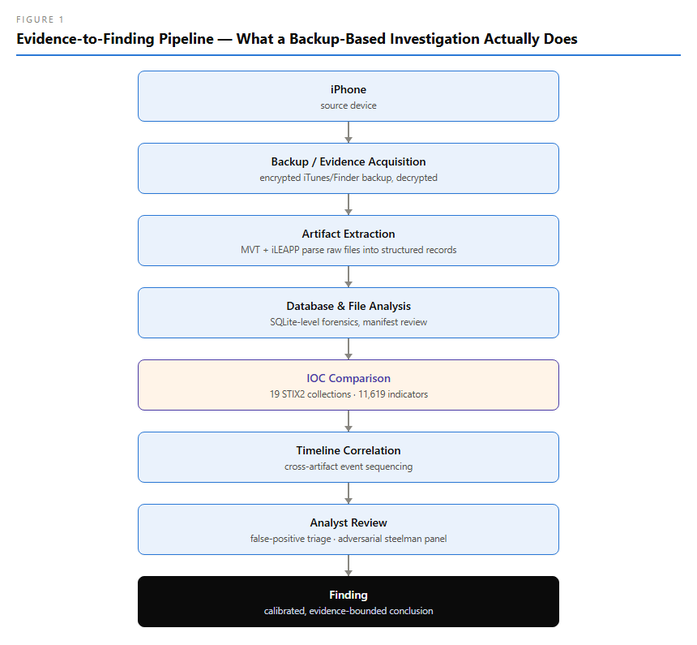
#> input picture build/figures/fig1-backup-architecture.png, 697 x 645 px, shrunk from 860 x 795 before the run; its folder holds 4 pictures in this run
$ python crop_figures.py
#> lines starting #> are read from the running program, lines starting #| are printed output that depends on the picture
import glob
import os
from PIL import Image, ImageChops

FIG_DIR = os.path.join(os.path.dirname(__file__), "figures")
PAD = 20

for path in glob.glob(os.path.join(FIG_DIR, "fig*.png")):
    im = Image.open(path).convert("RGB")
#> im is the input picture: PIL image 697x645 RGB; mean R, G, B 231.4, 234.1, 237.7
    bg = Image.new("RGB", im.size, (255, 255, 255))
#> bg: PIL image 697x645 RGB; every value is 255
    diff = ImageChops.difference(im, bg)
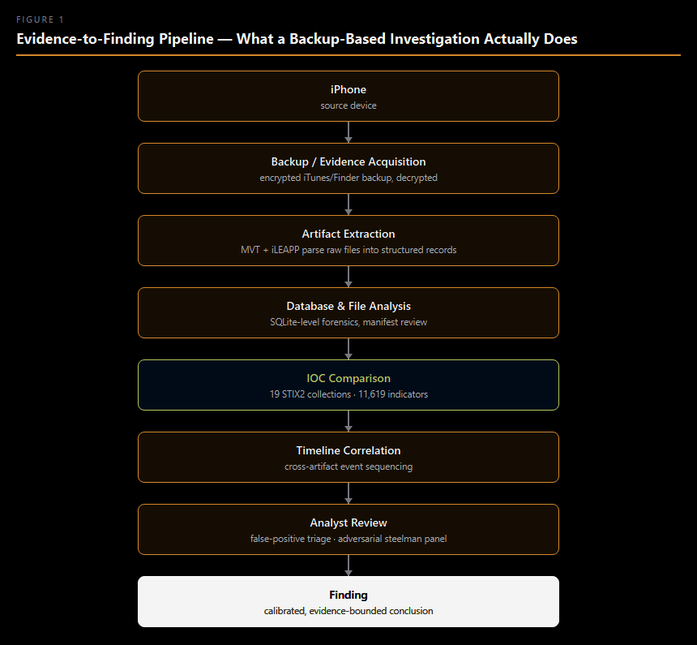
#> diff: PIL image 697x645 RGB; mean R, G, B 23.6, 20.9, 17.3
    bbox = diff.getbbox()
#> bbox = (14, 14, 683, 630)
    if not bbox:
        print("skip (blank):", path)
        continue
    left, top, right, bottom = bbox
#> left = 14; top = 14; right = 683; bottom = 630
    left = max(0, left - PAD)
#> left = 0
    top = max(0, top - PAD)
#> top = 0
    right = min(im.width, right + PAD)
#> right = 697
    bottom = min(im.height, bottom + PAD)
#> bottom = 645
    cropped = im.crop((left, top, right, bottom))
    cropped.save(path)
    print(os.path.basename(path), "->", cropped.size)
#| fig1-backup-architecture.png -> (697, 645)
#> pass 2 of the loop `for path in glob.glob(os.path.join(FIG_DIR, "fig*.png")):`:
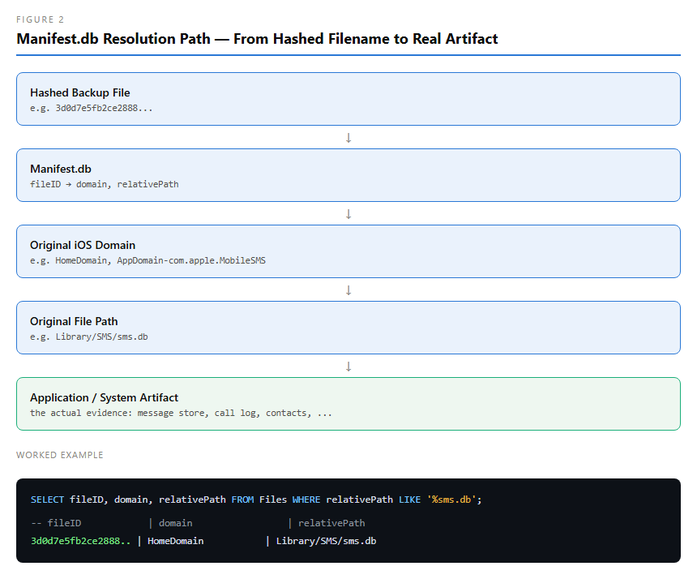
#> input picture build/figures/fig2-manifest-mapping.png, 697 x 579 px, shrunk from 860 x 714 before the run
#> im is the input picture: PIL image 697x579 RGB; mean R, G, B 206.8, 212.5, 217.3
#> bg: PIL image 697x579 RGB; every value is 255
#> `diff = ImageChops.difference(im, bg)`:
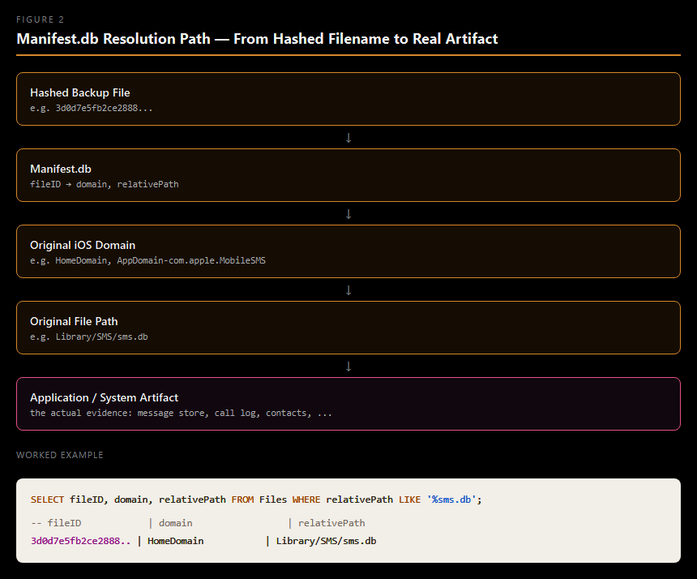
#> diff: PIL image 697x579 RGB; mean R, G, B 48.2, 42.5, 37.7
#> bbox = (14, 14, 683, 565)
#> `left, top, right, bottom = bbox`: left = 14; right = 683; bottom = 565
#> `left = max(0, left - PAD)`: left = 0
#> `right = min(im.width, right + PAD)`: right = 697
#> `bottom = min(im.height, bottom + PAD)`: bottom = 579
#| fig2-manifest-mapping.png -> (697, 579)
#> pass 3 of the loop `for path in glob.glob(os.path.join(FIG_DIR, "fig*.png")):`:
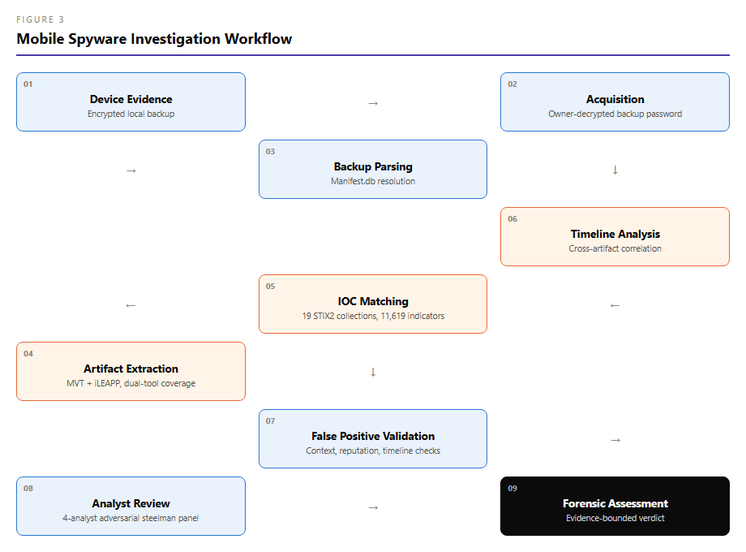
#> input picture build/figures/fig3-workflow-pipeline.png, 746 x 552 px, shrunk from 920 x 680 before the run
#> im is the input picture: PIL image 746x552 RGB; mean R, G, B 239.1, 239.3, 240.4
#> bg: PIL image 746x552 RGB; every value is 255
#> `diff = ImageChops.difference(im, bg)`:
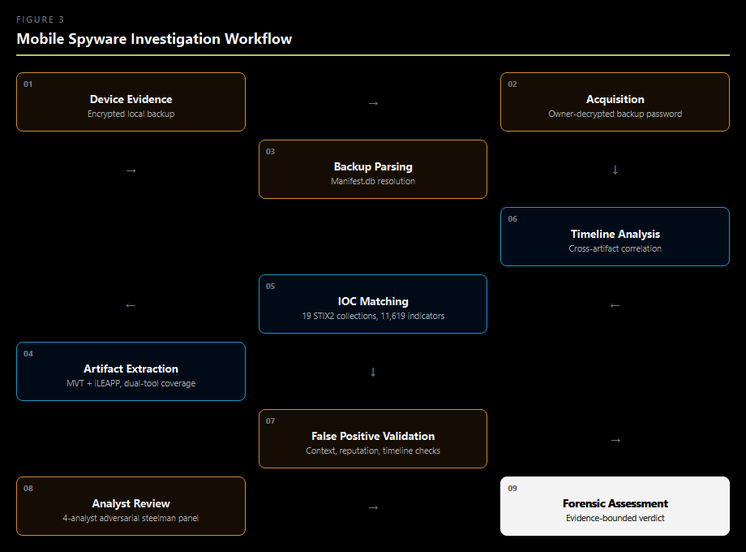
#> diff: PIL image 746x552 RGB; mean R, G, B 15.9, 15.7, 14.6
#> bbox = (14, 14, 732, 538)
#> `left, top, right, bottom = bbox`: left = 14; right = 732; bottom = 538
#> `left = max(0, left - PAD)`: left = 0
#> `right = min(im.width, right + PAD)`: right = 746
#> `bottom = min(im.height, bottom + PAD)`: bottom = 552
#| fig3-workflow-pipeline.png -> (746, 552)
#> the loop made 4 passes; the first 3 are shown
